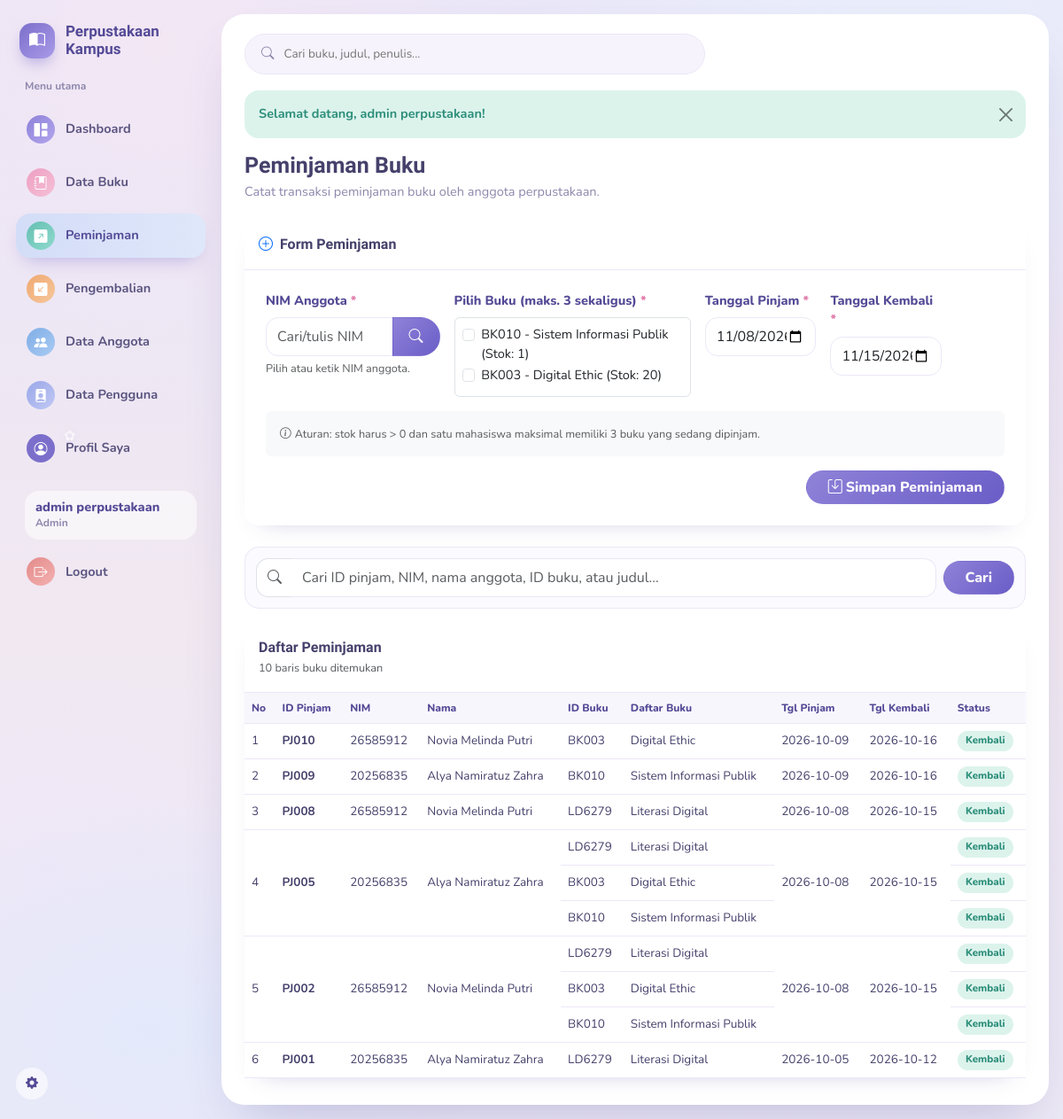
Page /peminjaman (signed in) on the committed database.
### tables this page shows
CREATE TABLE `buku` (
  `id` int(11) NOT NULL,
  `kode_buku` varchar(20) NOT NULL,
  `judul` varchar(150) NOT NULL,
  `penulis` varchar(100) NOT NULL,
  `penerbit` varchar(100) NOT NULL,
  `kategori` varchar(50) NOT NULL DEFAULT 'Umum',
  `tahun_terbit` int(11) NOT NULL,
  `stok` int(11) NOT NULL DEFAULT 0,
  `status` enum('tersedia','habis') NOT NULL DEFAULT 'tersedia',
  `deleted_at` datetime DEFAULT NULL
);

CREATE TABLE `peminjaman` (
  `id` int(11) NOT NULL,
  `kode_peminjaman` varchar(20) NOT NULL,
  `nim` varchar(20) NOT NULL,
  `id_buku` int(11) NOT NULL,
  `tanggal_pinjam` date NOT NULL,
  `tanggal_kembali` date NOT NULL,
  `tanggal_kembali_aktual` date DEFAULT NULL,
  `status` enum('dipinjam','kembali') NOT NULL DEFAULT 'dipinjam',
  `created_at` timestamp NOT NULL DEFAULT current_timestamp()
);

CREATE TABLE `anggota` (
  `id` int(11) NOT NULL,
  `nim` varchar(20) NOT NULL,
  `nama` varchar(100) NOT NULL
);

### app/Core/Controller.php (called while the page is built, shortened)
<?php
abstract class Controller
{
    protected function view(string $view, array $data = [], string $layout = 'main'): void
    {
        extract($data);
        $viewFile = __DIR__ . '/../Views/' . $view . '.php';
        require $viewFile;
    }
    protected function old(string $key, $default = '')
    {
        return $_SESSION['old'][$key] ?? $default;
    }
    protected function errors(string $key): ?string
    {
        return $_SESSION['errors'][$key] ?? null;
    }
}

### app/Controllers/PeminjamanController.php (called while the page is built, shortened)
<?php
class PeminjamanController extends Controller
{
    private PeminjamanService $service;
    public function __construct()
    {
        $this->service = new PeminjamanService();
    }
    public function index(): void
    {
        $search = trim($_GET['q'] ?? '');
        $bukuService = new BukuService();
        $anggotaService = new AnggotaService();
        $this->view('peminjaman/index', [
            'title' => 'Peminjaman Buku',
            'daftarPeminjaman' => $this->service->getAll($search),
            'daftarBuku' => $bukuService->getAll(),
            'daftarAnggota' => $anggotaService->getAll(),
            'search' => $search,
        ]);
    }
}

### public/index.php (called while the page is built, shortened)
<?php
spl_autoload_register(function (string $class) {
    $prefix = 'App\\';
    $relative = substr($class, strlen($prefix));
    $path = BASE_PATH . '/app/' . str_replace('\\', '/', $relative) . '.php';
});
$routes = require BASE_PATH . '/routes/web.php';
try {
    (new Router($routes))->dispatch();
} catch (\Throwable $e) {
    Logger::error('Unhandled exception: ' . $e->getMessage());
    http_response_code(500);
    echo 'Terjadi kesalahan pada server. Silakan coba lagi.';
}

### app/Repositories/BukuRepository.php (called while the page is built, shortened)
<?php
class BukuRepository
{
    private PDO $db;
    public function __construct()
    {
        $this->db = Database::getInstance();
    }
    public function all(string $search = ''): array
    {
        $sql = 'SELECT * FROM buku WHERE deleted_at IS NULL';
        $params = [];
        $sql .= ' ORDER BY id DESC';
        $stmt = $this->db->prepare($sql);
        $stmt->execute($params);
        return $stmt->fetchAll();
    }
}

### app/Config/Database.php (called while the page is built, shortened)
<?php
class Database
{
    private static ?PDO $instance = null;
    public static function getInstance(): PDO
    {
        if (self::$instance === null) {
            $config = require __DIR__ . '/../../config/database.php';
            $dsn = "mysql:host={$config['host']};dbname={$config['dbname']};charset={$config['charset']}";
            try {
                self::$instance = new PDO($dsn, $config['username'], $config['password'], [
                    PDO::ATTR_ERRMODE            => PDO::ERRMODE_EXCEPTION,
                    PDO::ATTR_DEFAULT_FETCH_MODE => PDO::FETCH_ASSOC,
                    PDO::ATTR_EMULATE_PREPARES   => false,
                ]);
            } catch (PDOException $e) {
                throw new PDOException('Koneksi database gagal.');
            }
        }
        return self::$instance;
    }
}

### app/Services/BukuService.php (called while the page is built, shortened)
<?php
class BukuService
{
    private BukuRepository $repo;
    public function __construct()
    {
        $this->repo = new BukuRepository();
    }
    public function getAll(string $search = ''): array
    {
        return $this->repo->all(trim($search));
    }
}

### app/Repositories/PeminjamanRepository.php (called while the page is built, shortened)
<?php
class PeminjamanRepository
{
    private PDO $db;
    public function __construct()
    {
        $this->db = Database::getInstance();
    }
    public function all(string $search = ''): array
    {
        $sql = "SELECT p.*, a.nama AS nama_anggota, b.judul AS judul_buku, b.kode_buku
                FROM peminjaman p
                INNER JOIN anggota a ON p.nim = a.nim
                INNER JOIN buku b ON p.id_buku = b.id";
        $params = [];
        $sql .= ' ORDER BY p.id DESC';
        $stmt = $this->db->prepare($sql);
        $stmt->execute($params);
        return $stmt->fetchAll();
    }
}

### config/database.php (called while the page is built)
<?php
return [
    'host'     => 'localhost',
    'dbname'   => 'perpustakaan',
    'username' => 'root',
    'password' => '',
    'charset'  => 'utf8mb4',
];

### app/Services/PeminjamanService.php (called while the page is built, shortened)
<?php
class PeminjamanService
{
    private PeminjamanRepository $repo;
    public function __construct()
    {
        $this->repo = new PeminjamanRepository();
    }
    public function getAll(string $search = ''): array
    {
        return $this->repo->all(trim($search));
    }
}

### app/Views/peminjaman/index.php (the view, shortened to what this page needs)
<div class="page-head">
  <div>
    <h1>Peminjaman Buku</h1>
    <p>Catat transaksi peminjaman buku oleh anggota perpustakaan.</p>
  </div>
</div>
<div class="card mb-4">
  <div class="card-header bg-white p-3"><div class="section-title"><i class="bi bi-plus-circle me-2 text-primary"></i>Form Peminjaman</div></div>
  <div class="card-body p-4">
    <form action="<?= BASE_URL ?>/peminjaman/store" method="POST" novalidate>
      <div class="row g-3">
        <div class="col-lg-3">
          <label class="form-label">NIM Anggota <span class="required">*</span></label>
          <div class="input-group">
            <input id="nim" type="text" name="nim" list="daftar-nim" class="form-control <?= $this->errors('nim')?'is-invalid':'' ?>" value="<?= htmlspecialchars($this->old('nim')) ?>" placeholder="Cari/tulis NIM">
            <button type="button" class="btn btn-primary" id="btnCariNim"><i class="bi bi-search"></i></button>
          </div>
          <div id="namaAnggota" class="form-text">Pilih atau ketik NIM anggota.</div>
        </div>
        <div class="col-lg-4">
          <label class="form-label">Pilih Buku (maks. 3 sekaligus) <span class="required">*</span></label>
          <?php $oldBuku = array_map('strval', (array) $this->old('id_buku', [])); ?>
          <div id="daftarBukuCheckbox" class="border rounded p-2" style="max-height:170px;overflow-y:auto">
            <?php foreach($daftarBuku as $b): $habis = (int)$b['stok'] <= 0; ?>
            <div class="form-check">
              <input class="form-check-input buku-checkbox" type="checkbox" name="id_buku[]"
                value="<?= (int)$b['id'] ?>" id="buku<?= (int)$b['id'] ?>"
                data-habis="<?= $habis ? '1' : '0' ?>"
                <?= in_array((string)$b['id'], $oldBuku, true) ? 'checked' : '' ?>
                <?= $habis ? 'disabled' : '' ?>>
              <label class="form-check-label" for="buku<?= (int)$b['id'] ?>"><?= htmlspecialchars($b['kode_buku'].' - '.$b['judul']) ?> (Stok: <?= (int)$b['stok'] ?>)</label>
            </div>
            <?php endforeach; ?>
          </div>
        </div>
        <div class="col-lg-2">
          <label class="form-label">Tanggal Pinjam <span class="required">*</span></label>
          <input type="date" name="tanggal_pinjam" class="form-control <?= $this->errors('tanggal_pinjam')?'is-invalid':'' ?>" value="<?= htmlspecialchars($this->old('tanggal_pinjam', date('Y-m-d'))) ?>">
        </div>
        <div class="col-lg-2">
          <label class="form-label">Tanggal Kembali <span class="required">*</span></label>
          <input type="date" name="tanggal_kembali" class="form-control <?= $this->errors('tanggal_kembali')?'is-invalid':'' ?>" value="<?= htmlspecialchars($this->old('tanggal_kembali', date('Y-m-d', strtotime('+7 days')))) ?>">
        </div>
      </div>
      <div class="mt-3 p-3 rounded bg-light small text-muted"><i class="bi bi-info-circle me-1"></i>Aturan: stok harus &gt; 0 dan satu mahasiswa maksimal memiliki 3 buku yang sedang dipinjam.</div>
      <div class="text-end mt-3"><button class="btn btn-primary px-4"><i class="bi bi-save me-1"></i>Simpan Peminjaman</button></div>
    </form>
  </div>
</div>
<div class="search-box mb-3">
  <form method="GET" action="<?= BASE_URL ?>/peminjaman" class="row g-2 align-items-center">
    <div class="col"><div class="input-group"><span class="input-group-text bg-white border-end-0"><i class="bi bi-search text-muted"></i></span><input name="q" value="<?= htmlspecialchars($search ?? '') ?>" class="form-control border-start-0" placeholder="Cari ID pinjam, NIM, nama anggota, ID buku, atau judul..."></div></div>
    <div class="col-auto"><button class="btn btn-primary px-4">Cari</button></div>
  </form>
</div>
<div class="card">
  <div class="card-header bg-white p-3"><div class="section-title">Daftar Peminjaman</div><small class="text-muted"><?= count($daftarPeminjaman) ?> baris buku ditemukan</small></div>
  <div class="table-responsive">
    <table class="table align-middle">
      <thead><tr><th>No</th><th>ID Pinjam</th><th>NIM</th><th>Nama</th><th>ID Buku</th><th>Daftar Buku</th><th>Tgl Pinjam</th><th>Tgl Kembali</th><th>Status</th></tr></thead>
      <tbody>
      <?php
        $kelompokPeminjaman = [];
        foreach ($daftarPeminjaman as $p) {
            $kelompokPeminjaman[$p['kode_peminjaman']][] = $p;
        }
      ?>
      <?php if(!$kelompokPeminjaman): ?><tr><td colspan="9"><div class="empty-state"><i class="bi bi-arrow-up-right-square"></i>Belum ada data peminjaman.</div></td></tr>
      <?php else:$no=1;foreach($kelompokPeminjaman as $kode => $items): $jumlahBuku = count($items); ?>
        <?php foreach($items as $i => $p): ?>
        <tr>
          <?php if ($i === 0): ?>
          <td rowspan="<?= $jumlahBuku ?>"><?= $no++ ?></td>
          <td rowspan="<?= $jumlahBuku ?>"><strong><?= htmlspecialchars($kode) ?></strong></td>
          <td rowspan="<?= $jumlahBuku ?>"><?= htmlspecialchars($p['nim']) ?></td>
          <td rowspan="<?= $jumlahBuku ?>"><?= htmlspecialchars($p['nama_anggota']) ?></td>
          <?php endif; ?>
          <td><?= htmlspecialchars($p['kode_buku']) ?></td>
          <td><?= htmlspecialchars($p['judul_buku']) ?></td>
          <?php if ($i === 0): ?>
          <td rowspan="<?= $jumlahBuku ?>"><?= htmlspecialchars($p['tanggal_pinjam']) ?></td>
          <td rowspan="<?= $jumlahBuku ?>"><?= htmlspecialchars($p['tanggal_kembali']) ?></td>
          <?php endif; ?>
          <td><?= $p['status']==='dipinjam'?'<span class="badge bg-warning text-dark">Dipinjam</span>':'<span class="badge bg-success">Kembali</span>' ?></td>
        </tr>
        <?php endforeach; ?>
      <?php endforeach;endif; ?>
      </tbody>
    </table>
  </div>
</div>

### public/assets/css/app.css (style rules this page uses)
:root { --purple:#7C6FCB; --purple-dark:#544A96; --pink:#F0A8C4; --mint:#6FC9BE; --peach:#F5B98C; --sky:#8FB6E8; --ink:#45406B; --muted:#8D87AC; --line:#ECE7F7; --active:#D3DDF7; --radius-lg:26px; --radius-md:16px; }
* { box-sizing:border-box }
body { margin:0; min-height:100vh; font-family:'Nunito',Segoe UI,Arial,sans-serif; font-size:14.5px; color:var(--ink); background: radial-gradient(46% 30% at 14% 92%, #E3E9FB 0%, transparent 70%), radial-gradient(40% 26% at 4% 78%, #EFE7F7 0%, transparent 70%), radial-gradient(55% 40% at 85% 6%, #E9EFFB 0%, transparent 65%), radial-gradient(60% 45% at 15% 4%, #F3E7F4 0%, transparent 60%), linear-gradient(180deg,#E9E6F8 0%, #F1E8F1 55%, #ECE9F6 100%); background-attachment:fixed; }
.page-head { display:flex;align-items:center;justify-content:space-between;gap:18px;margin-bottom:20px;flex-wrap:wrap }
.page-head h1 { font-family:'Baloo 2',sans-serif;font-size:25px;margin:0;font-weight:700;color:var(--ink) }
.page-head p { margin:4px 0 0;color:var(--muted) }
.search-box { background:#FBFAFE;border:1px solid var(--line);border-radius:var(--radius-md);padding:12px }
.search-box .form-control { height:44px }
.search-box .input-group-text { border-radius:14px 0 0 14px !important }
.search-box .form-control { border-radius:0 14px 14px 0 !important }
.card { border:0;border-radius:var(--radius-md);box-shadow:0 12px 26px -20px rgba(84,74,150,.4) }
.card-header { background:#fff !important;border-bottom:1px solid var(--line) !important;border-radius:var(--radius-md) var(--radius-md) 0 0 !important }
.section-title { font-family:'Baloo 2',sans-serif;font-size:16px;font-weight:700;color:var(--ink) }
.table { margin:0 }
.table thead th { font-size:12px;color:var(--purple-dark);background:#F8F6FD;border-bottom:1px solid var(--line);white-space:nowrap;font-weight:800 }
.table tbody td { font-size:13.5px;color:var(--ink);border-color:var(--line) }
.badge { font-weight:800;padding:.5em .8em;border-radius:999px;font-size:11.5px }
.badge.bg-success { background:#DCF3EC !important;color:#2C8E7A !important }
.btn { border-radius:999px;font-weight:800;padding-inline:18px }
.btn-primary { background:linear-gradient(135deg,#8E82D8,#6A5DC7);border-color:transparent }
.form-control,.form-select { border-radius:14px;border-color:var(--line);min-height:44px }
.form-label { font-weight:800;color:var(--purple-dark) }
.required { color:#E17DAA }

### rows in the picture
buku: kode_buku+judul "BK010 - Sistem Informasi Publik", stok "1"
buku: kode_buku+judul "BK003 - Digital Ethic", stok "20"
peminjaman: kode "PJ010", nim "26585912", anggota.nama "Novia Melinda Putri", id_buku.kode_buku "BK003", id_buku.judul "Digital Ethic", tanggal_pinjam "2026-10-09", tanggal_kembali "2026-10-16", status "Kembali"
peminjaman: kode "PJ009", nim "20256835", anggota.nama "Alya Namiratuz Zahra", id_buku.kode_buku "BK010", id_buku.judul "Sistem Informasi Publik", tanggal_pinjam "2026-10-09", tanggal_kembali "2026-10-16", status "Kembali"
peminjaman: kode "PJ008", nim "26585912", anggota.nama "Novia Melinda Putri", id_buku.kode_buku "LD6279", id_buku.judul "Literasi Digital", tanggal_pinjam "2026-10-08", tanggal_kembali "2026-10-15", status "Kembali"
peminjaman: kode "PJ005", nim "20256835", anggota.nama "Alya Namiratuz Zahra", id_buku.kode_buku "LD6279", id_buku.judul "Literasi Digital", tanggal_pinjam "2026-10-08", tanggal_kembali "2026-10-15", status "Kembali"
peminjaman: id_buku.kode_buku "BK003", id_buku.judul "Digital Ethic", status "Kembali"
peminjaman: id_buku.kode_buku "BK010", id_buku.judul "Sistem Informasi Publik", status "Kembali"
peminjaman: kode "PJ002", nim "26585912", anggota.nama "Novia Melinda Putri", id_buku.kode_buku "LD6279", id_buku.judul "Literasi Digital", tanggal_pinjam "2026-10-08", tanggal_kembali "2026-10-15", status "Kembali"
peminjaman: id_buku.kode_buku "BK003", id_buku.judul "Digital Ethic", status "Kembali"
peminjaman: id_buku.kode_buku "BK010", id_buku.judul "Sistem Informasi Publik", status "Kembali"
peminjaman: kode "PJ001", nim "20256835", anggota.nama "Alya Namiratuz Zahra", id_buku.kode_buku "LD6279", id_buku.judul "Literasi Digital", tanggal_pinjam "2026-10-05", tanggal_kembali "2026-10-12", status "Kembali"

### other values in the picture
Auth::nama() "admin perpustakaan"
$flash['message'] "Selamat datang, admin perpustakaan!"
count($daftarPeminjaman) "10"
